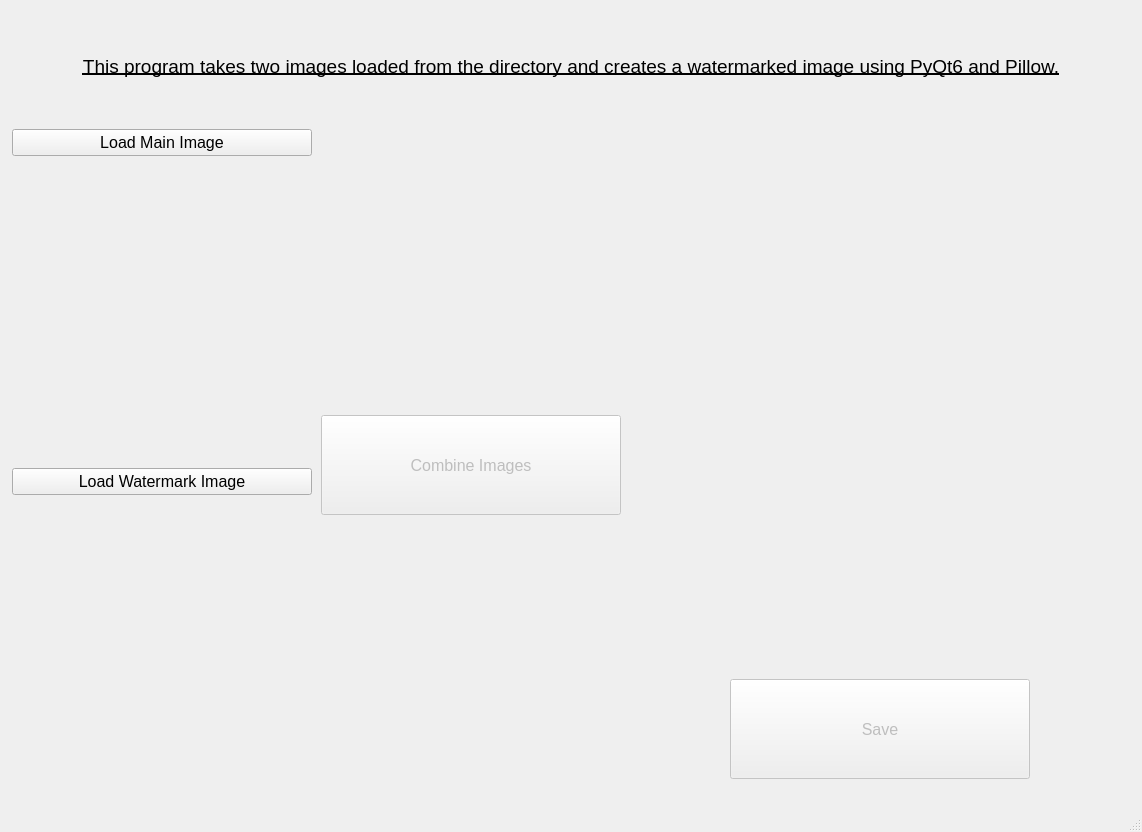
<?xml version="1.0" encoding="UTF-8"?>
<ui version="4.0">
 <class>MainWindow</class>
 <widget class="QMainWindow" name="MainWindow">
  <property name="geometry">
   <rect>
    <x>0</x>
    <y>0</y>
    <width>1142</width>
    <height>832</height>
   </rect>
  </property>
  <property name="sizePolicy">
   <sizepolicy hsizetype="Maximum" vsizetype="Maximum">
    <horstretch>0</horstretch>
    <verstretch>0</verstretch>
   </sizepolicy>
  </property>
  <property name="windowTitle">
   <string>Watermarking Software</string>
  </property>
  <widget class="QWidget" name="centralwidget">
   <layout class="QVBoxLayout" name="verticalLayout">
    <item>
     <layout class="QHBoxLayout" name="horizontalLayout_2">
      <item>
       <widget class="QLabel" name="label_6">
        <property name="minimumSize">
         <size>
          <width>500</width>
          <height>0</height>
         </size>
        </property>
        <property name="font">
         <font>
          <pointsize>14</pointsize>
          <underline>true</underline>
         </font>
        </property>
        <property name="text">
         <string>This program takes two images loaded from the directory and creates a watermarked image using PyQt6 and Pillow.</string>
        </property>
        <property name="alignment">
         <set>Qt::AlignCenter</set>
        </property>
        <property name="wordWrap">
         <bool>true</bool>
        </property>
       </widget>
      </item>
     </layout>
    </item>
    <item>
     <layout class="QHBoxLayout" name="horizontalLayout">
      <item>
       <layout class="QVBoxLayout" name="verticalLayout_2">
        <item>
         <widget class="QPushButton" name="load_main_image_button">
          <property name="font">
           <font>
            <pointsize>12</pointsize>
           </font>
          </property>
          <property name="text">
           <string>Load Main Image</string>
          </property>
         </widget>
        </item>
        <item>
         <widget class="QLabel" name="main_image_label">
          <property name="sizePolicy">
           <sizepolicy hsizetype="Preferred" vsizetype="Preferred">
            <horstretch>0</horstretch>
            <verstretch>0</verstretch>
           </sizepolicy>
          </property>
          <property name="minimumSize">
           <size>
            <width>300</width>
            <height>300</height>
           </size>
          </property>
          <property name="maximumSize">
           <size>
            <width>300</width>
            <height>300</height>
           </size>
          </property>
          <property name="text">
           <string/>
          </property>
          <property name="pixmap">
           <pixmap>image.png</pixmap>
          </property>
          <property name="scaledContents">
           <bool>true</bool>
          </property>
          <property name="alignment">
           <set>Qt::AlignCenter</set>
          </property>
         </widget>
        </item>
        <item>
         <widget class="QPushButton" name="load_watermark_image_button">
          <property name="font">
           <font>
            <pointsize>12</pointsize>
           </font>
          </property>
          <property name="text">
           <string>Load Watermark Image</string>
          </property>
         </widget>
        </item>
        <item>
         <widget class="QLabel" name="watermark_image_label">
          <property name="minimumSize">
           <size>
            <width>300</width>
            <height>300</height>
           </size>
          </property>
          <property name="maximumSize">
           <size>
            <width>300</width>
            <height>300</height>
           </size>
          </property>
          <property name="text">
           <string/>
          </property>
          <property name="pixmap">
           <pixmap>WM.png</pixmap>
          </property>
          <property name="scaledContents">
           <bool>true</bool>
          </property>
          <property name="alignment">
           <set>Qt::AlignCenter</set>
          </property>
         </widget>
        </item>
       </layout>
      </item>
      <item>
       <widget class="QPushButton" name="process_button">
        <property name="enabled">
         <bool>false</bool>
        </property>
        <property name="sizePolicy">
         <sizepolicy hsizetype="Preferred" vsizetype="Preferred">
          <horstretch>0</horstretch>
          <verstretch>0</verstretch>
         </sizepolicy>
        </property>
        <property name="minimumSize">
         <size>
          <width>300</width>
          <height>100</height>
         </size>
        </property>
        <property name="maximumSize">
         <size>
          <width>300</width>
          <height>100</height>
         </size>
        </property>
        <property name="font">
         <font>
          <pointsize>12</pointsize>
         </font>
        </property>
        <property name="text">
         <string>Combine Images</string>
        </property>
       </widget>
      </item>
      <item>
       <layout class="QVBoxLayout" name="verticalLayout_3">
        <property name="leftMargin">
         <number>0</number>
        </property>
        <item>
         <widget class="QLabel" name="output_label">
          <property name="minimumSize">
           <size>
            <width>500</width>
            <height>500</height>
           </size>
          </property>
          <property name="maximumSize">
           <size>
            <width>500</width>
            <height>500</height>
           </size>
          </property>
          <property name="text">
           <string/>
          </property>
          <property name="pixmap">
           <pixmap>image.png</pixmap>
          </property>
          <property name="scaledContents">
           <bool>true</bool>
          </property>
         </widget>
        </item>
        <item>
         <layout class="QHBoxLayout" name="horizontalLayout_3">
          <item>
           <widget class="QPushButton" name="save_button">
            <property name="enabled">
             <bool>false</bool>
            </property>
            <property name="minimumSize">
             <size>
              <width>300</width>
              <height>100</height>
             </size>
            </property>
            <property name="maximumSize">
             <size>
              <width>300</width>
              <height>100</height>
             </size>
            </property>
            <property name="font">
             <font>
              <pointsize>12</pointsize>
             </font>
            </property>
            <property name="text">
             <string>Save</string>
            </property>
           </widget>
          </item>
         </layout>
        </item>
       </layout>
      </item>
     </layout>
    </item>
   </layout>
  </widget>
  <widget class="QStatusBar" name="statusbar"/>
 </widget>
 <resources/>
 <connections/>
</ui>
